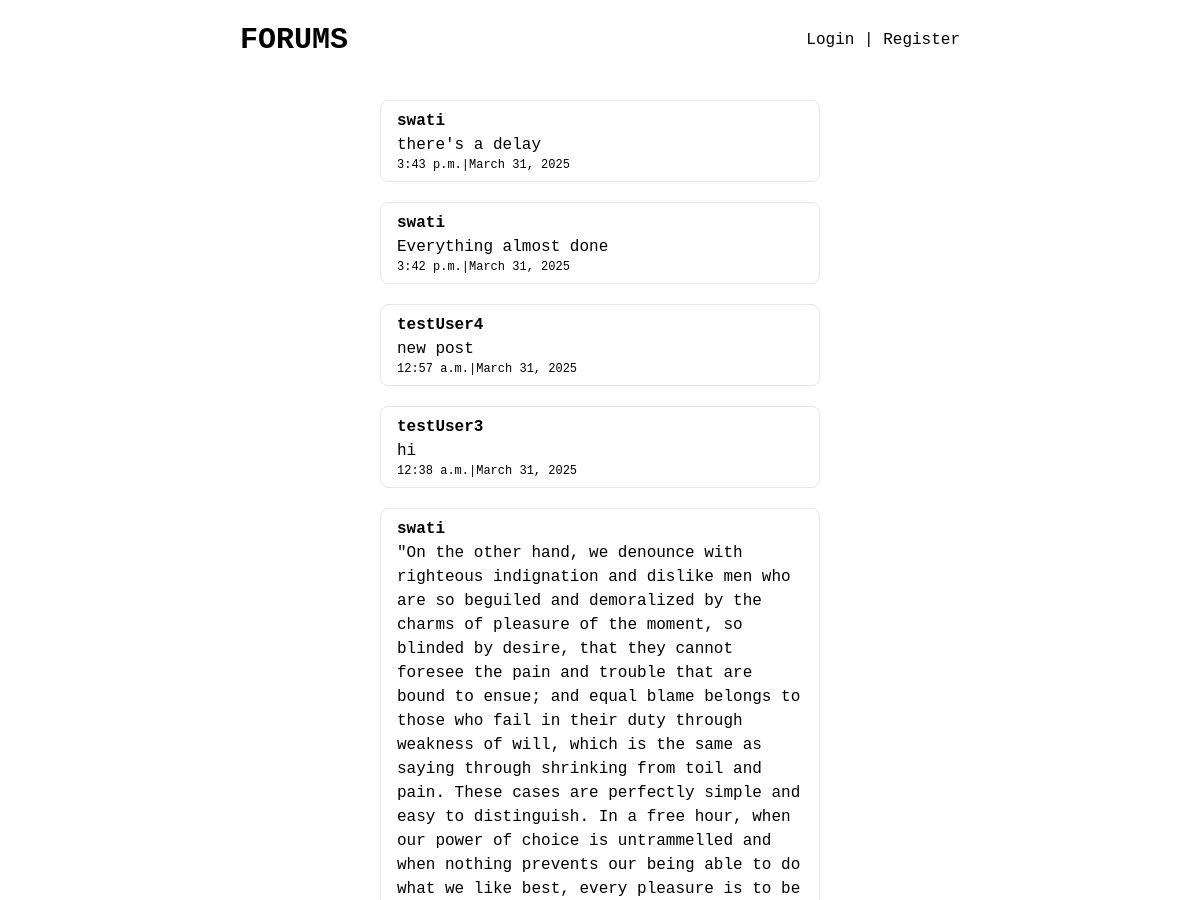
Before: / (upper part) with the older database file.
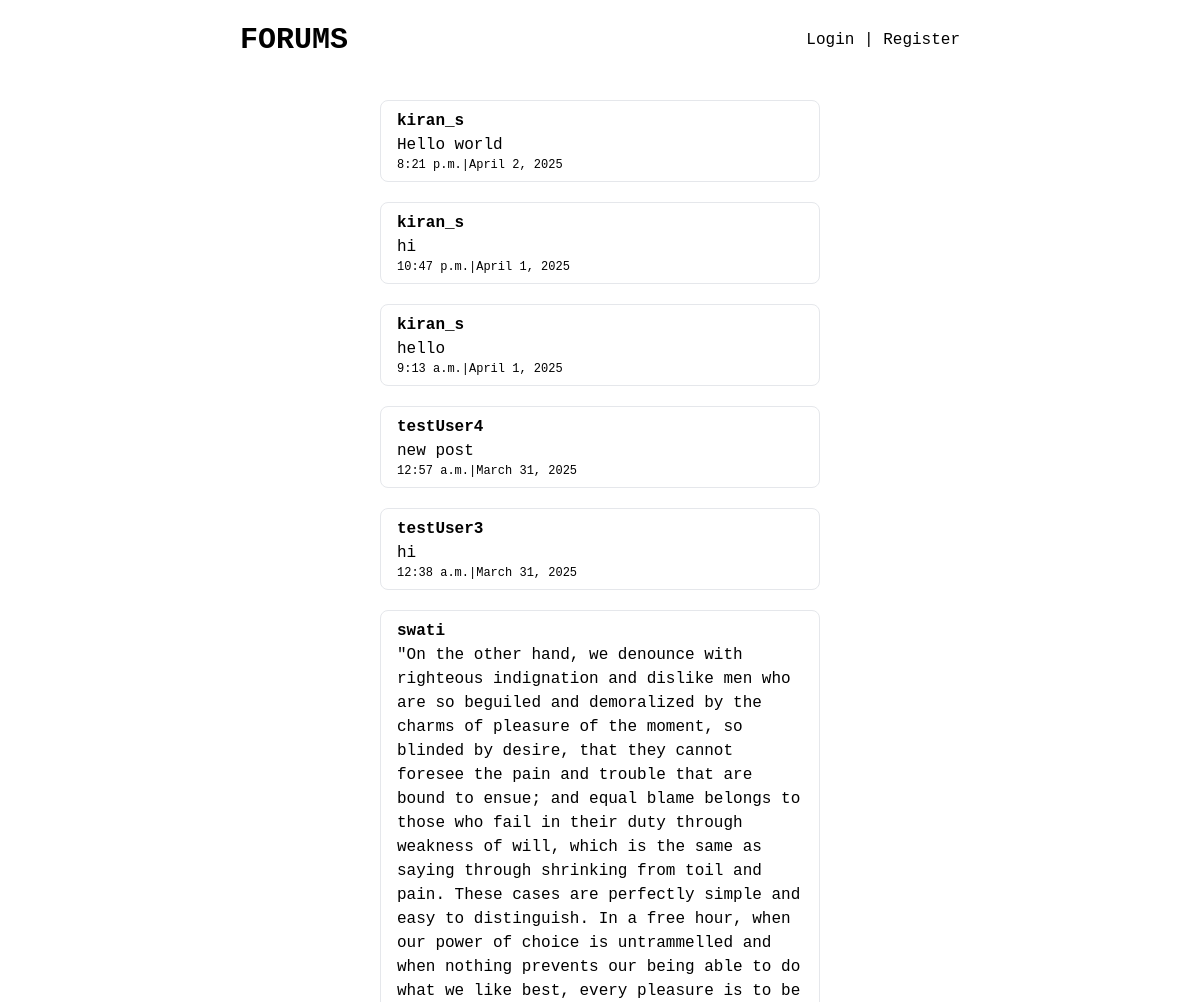
After: the same page with the newer database file.
### questAns/models.py (models this page shows, shortened)
class Question(models.Model):
    time = models.TimeField()
    date = models.DateField()
    quest = models.TextField()
    questioner = models.ForeignKey(
        'auth.User',
        on_delete = models.CASCADE,
    )

### questAns/views.py (the view)
# urls.py: path('',QuestListView.as_view(), name = 'forums'),
class QuestListView(ListView):
    model = Question
    template_name = 'forumPages/forum.html'
    def get_queryset(self):
        return Question.objects.all().order_by('-id')

### templates/forumPages/forum.html (shortened to what this page needs)
{% extends 'layout.html' %}
{% load static %}
{% block content %}
    <div class="w-full px-5 sm:px-10 md:px-10 lg:px-40 ">
        <div>
            {% for question in object_list %}
                <div class="flex flex-col lg:w-full h-22 border rounded-lg pt-2 pb-2 px-4 mb-5">
                    <h6 class=""><B>{{ question.questioner }}</B></h6>
                    <h2 class="text-left">
                        <a href="{% url "question_detail" question.pk %}">{{ question.quest}}</a>
                    </h2>
                    <div class="flex justify-between items-end">
                        <h6 class="text-xs ">{{ question.time }}|{{ question.date }}</h6>
                    </div>
                </div>
            {% endfor %}
        </div>
    </div>
{% endblock %}

Changed rows visible on the page:
removed Question: questioner "swati", quest "there's a delay", time "3:43 p.m.", date "March 31, 2025"
removed Question: questioner "swati", quest "Everything almost done", time "3:42 p.m.", date "March 31, 2025"
added Question: questioner "kiran_s", quest "Hello world", time "8:21 p.m.", date "April 2, 2025"
added Question: questioner "kiran_s", quest "hi", time "10:47 p.m.", date "April 1, 2025"
added Question: questioner "kiran_s", quest "hello", time "9:13 a.m.", date "April 1, 2025"
